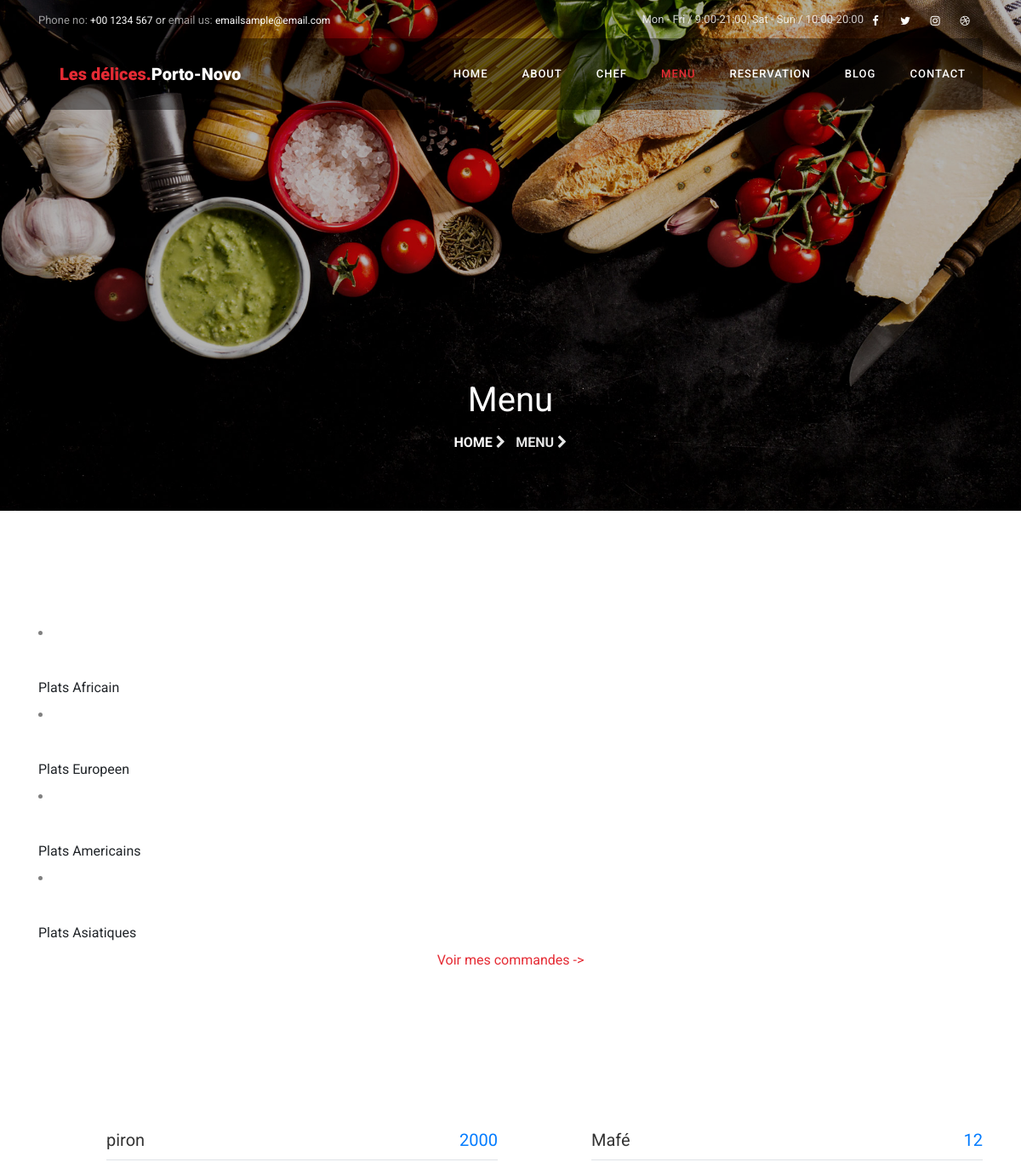
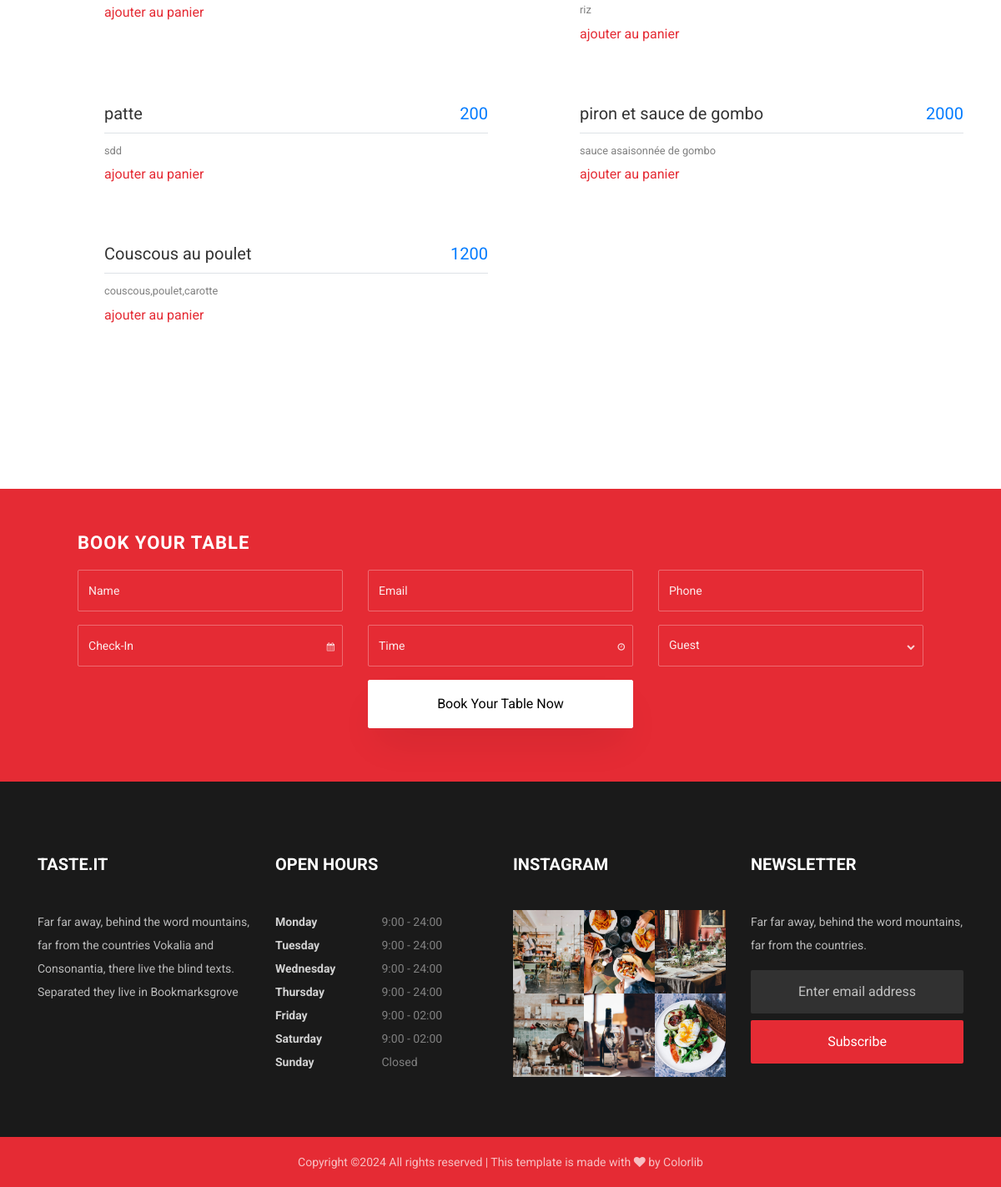
The app's page /menu.php?cat=3 with its own data (2 pictures, top to bottom).
### tables this page shows
CREATE TABLE `categorie` (
  `id` int(11) NOT NULL,
  `categorie` varchar(100) NOT NULL
);

CREATE TABLE `enregistrement` (
  `id` int(11) NOT NULL,
  `img` varchar(255) NOT NULL,
  `nom` varchar(25) NOT NULL,
  `descr` text NOT NULL,
  `prix` int(10) NOT NULL,
  `cat_id` int(11) NOT NULL
);

### menu.php (the view, shortened to what this page needs)
<?php
 require 'config.php';
 if (isset($_GET['cat'])) {
$cat = $_GET['cat'];
      $plats= $bd->query("SELECT * FROM enregistrement WHERE cat_id = $cat")->fetchAll();
 }else{
    $plats= $bd->query("SELECT * FROM enregistrement")->fetchAll();
 }
 $categorie = $bd -> query("SELECT * FROM categorie")->fetchAll();
?>
<!DOCTYPE html>
<html lang="en">
<head>
	<link rel="stylesheet" href="https://stackpath.bootstrapcdn.com/font-awesome/4.7.0/css/font-awesome.min.css">
	<link rel="stylesheet" href="css/animate.css">
	<link rel="stylesheet" href="css/owl.carousel.min.css">
	<link rel="stylesheet" href="css/owl.theme.default.min.css">
	<link rel="stylesheet" href="css/magnific-popup.css">
	<link rel="stylesheet" href="css/bootstrap-datepicker.css">
	<link rel="stylesheet" href="css/jquery.timepicker.css">
	<link rel="stylesheet" href="css/flaticon.css">
	<link rel="stylesheet" href="css/style.css">
</head>
<body>
	<div class="wrap">
		<div class="container">
			<div class="row justify-content-between">
				<div class="col-12 col-md d-flex align-items-center">
					<p class="mb-0 phone"><span class="mailus">Phone no:</span> <a href="#">+00 1234 567</a> or <span class="mailus">email us:</span> <a href="#">emailsample@email.com</a></p>
				</div>
				<div class="col-12 col-md d-flex justify-content-md-end">
					<p class="mb-0">Mon - Fri / 9:00-21:00, Sat - Sun / 10:00-20:00</p>
					<div class="social-media">
						<p class="mb-0 d-flex">
							<a href="#" class="d-flex align-items-center justify-content-center"><span class="fa fa-facebook"><i class="sr-only">Facebook</i></span></a>
							<a href="#" class="d-flex align-items-center justify-content-center"><span class="fa fa-twitter"><i class="sr-only">Twitter</i></span></a>
							<a href="#" class="d-flex align-items-center justify-content-center"><span class="fa fa-instagram"><i class="sr-only">Instagram</i></span></a>
							<a href="#" class="d-flex align-items-center justify-content-center"><span class="fa fa-dribbble"><i class="sr-only">Dribbble</i></span></a>
						</p>
					</div>
				</div>
			</div>
		</div>
	</div>
	<nav class="navbar navbar-expand-lg navbar-dark ftco_navbar bg-dark ftco-navbar-light" id="ftco-navbar">
		<div class="container">
			<a class="navbar-brand" href="index.php">Les délices.<span>Porto-Novo</span></a>
			<div class="collapse navbar-collapse" id="ftco-nav">
				<ul class="navbar-nav ml-auto">
					<li class="nav-item"><a href="index.php" class="nav-link">Home</a></li>
					<li class="nav-item"><a href="about.php" class="nav-link">About</a></li>
					<li class="nav-item"><a href="chef.php" class="nav-link">Chef</a></li>
					<li class="nav-item active"><a href="menu.php" class="nav-link">Menu</a></li>
					<li class="nav-item"><a href="reservation.php" class="nav-link">Reservation</a></li>
					<li class="nav-item"><a href="blog.php" class="nav-link">Blog</a></li>
					<li class="nav-item"><a href="contact.php" class="nav-link">Contact</a></li>
				</ul>
			</div>
		</div>
	</nav>
	<section class="hero-wrap hero-wrap-2" style="background-image: url('images/bg_5.jpg');" data-stellar-background-ratio="0.5">
		<div class="overlay"></div>
		<div class="container">
			<div class="row no-gutters slider-text align-items-end justify-content-center">
				<div class="col-md-9 ftco-animate text-center mb-5">
					<h1 class="mb-2 bread">Menu</h1>
					<p class="breadcrumbs"><span class="mr-2"><a href="index.php">Home <i class="fa fa-chevron-right"></i></a></span> <span>Menu <i class="fa fa-chevron-right"></i></span></p>
				</div>
			</div>
		</div>
	</section>
	<section class="ftco-section">
		<div class="container">
		<?php
                          foreach ($categorie as $cat):
                        ?>
                        <li class="nav-item" >
                            <a class="d-flex align-items-center text-start mx-3 pb-3" data-bs-toggle="pill" href="">
                                <div class="ps-3">
                                    <a href="menu.php?cat=<?= $cat->id?>" style="cursor : pointer" class="text-body" data-filter=""><?= $cat->categorie?></a>
                                </div>
                            </a>
                        </li>
                        <?php
                          endforeach
                        ?>
		<center><a href="./listepanier.php">Voir mes commandes -></a></center>
			<div class="row justify-content-center mb-5 pb-2">
			</div>
		<div class="tab-content">
                        <div id="tab-1" class="tab-pane fade show p-0 active">
                            <div class="row g-4">
                            <?php
                          foreach ($plats as $plat):
                        ?>
                               <div class="col-lg-6">
                                    <div class="d-flex align-items-center">
                                        <div class="w-100 d-flex flex-column text-start ps-4">
                                            <h5 class="d-flex justify-content-between border-bottom pb-2">
                                                <span><?=$plat->nom?></span>
                                                <span class="text-primary"><?=$plat->prix?></span>
                                            </h5>
                                            <small class="fst-italic"><?=$plat->descr?></small>
                                            <a href="panier.php?id=<?=$plat->id?>">ajouter au panier</a> <br>  <br>
                                        </div>
                                    </div>
                                </div>
                                <?php
                          endforeach
                        ?>
		</div>
	</section>
	<section class="ftco-section ftco-wrap-about bg-primary ftco-no-pb ftco-no-pt">
		<div class="container">
			<div class="row no-gutters">
				<div class="col-sm-12 p-4 p-md-5 d-flex align-items-center justify-content-center bg-primary">
					<form action="#" class="appointment-form">
						<h3 class="mb-3">Book your Table</h3>
						<div class="row justify-content-center">
							<div class="col-md-4">
								<div class="form-group">
									<input type="name" class="form-control" placeholder="Name">
								</div>
							</div>
							<div class="col-md-4">
								<div class="form-group">
									<input type="email" class="form-control" placeholder="Email">
								</div>
							</div>
							<div class="col-md-4">
								<div class="form-group">
									<input type="text" class="form-control" placeholder="Phone">
								</div>
							</div>
							<div class="col-md-4">
								<div class="form-group">
									<div class="input-wrap">
										<div class="icon"><span class="fa fa-calendar"></span></div>
										<input type="text" class="form-control book_date" placeholder="Check-In">
									</div>
								</div>
							</div>
							<div class="col-md-4">
								<div class="form-group">
									<div class="input-wrap">
										<div class="icon"><span class="fa fa-clock-o"></span></div>
										<input type="text" class="form-control book_time" placeholder="Time">
									</div>
								</div>
							</div>
							<div class="col-md-4">
								<div class="form-group">
									<div class="form-field">
										<div class="select-wrap">
											<div class="icon"><span class="fa fa-chevron-down"></span></div>
											<select name="" id="" class="form-control">
												<option value="">Guest</option>
											</select>
										</div>
									</div>
								</div>
							</div>
							<div class="col-md-4">
								<div class="form-group">
									<input type="submit" value="Book Your Table Now" class="btn btn-white py-3 px-4">
								</div>
							</div>
						</div>
					</form>
				</div>
			</div>
		</div>
	</section>
	<footer class="ftco-footer ftco-no-pb ftco-section">
		<div class="container">
			<div class="row mb-5">
				<div class="col-md-6 col-lg-3">
					<div class="ftco-footer-widget mb-4">
						<h2 class="ftco-heading-2">Taste.it</h2>
						<p>Far far away, behind the word mountains, far from the countries Vokalia and Consonantia, there live the blind texts. Separated they live in Bookmarksgrove</p>
						<ul class="ftco-footer-social list-unstyled float-md-left float-lft mt-3">
						</ul>
					</div>
				</div>
				<div class="col-md-6 col-lg-3">
					<div class="ftco-footer-widget mb-4">
						<h2 class="ftco-heading-2">Open Hours</h2>
						<ul class="list-unstyled open-hours">
							<li class="d-flex"><span>Monday</span><span>9:00 - 24:00</span></li>
							<li class="d-flex"><span>Tuesday</span><span>9:00 - 24:00</span></li>
							<li class="d-flex"><span>Wednesday</span><span>9:00 - 24:00</span></li>
							<li class="d-flex"><span>Thursday</span><span>9:00 - 24:00</span></li>
							<li class="d-flex"><span>Friday</span><span>9:00 - 02:00</span></li>
							<li class="d-flex"><span>Saturday</span><span>9:00 - 02:00</span></li>
							<li class="d-flex"><span>Sunday</span><span> Closed</span></li>
						</ul>
					</div>
				</div>
				<div class="col-md-6 col-lg-3">
					<div class="ftco-footer-widget mb-4">
						<h2 class="ftco-heading-2">Instagram</h2>
						<div class="thumb d-sm-flex">
							<a href="#" class="thumb-menu img" style="background-image: url(images/insta-1.jpg);">
							</a>
							<a href="#" class="thumb-menu img" style="background-image: url(images/insta-2.jpg);">
							</a>
							<a href="#" class="thumb-menu img" style="background-image: url(images/insta-3.jpg);">
							</a>
						</div>
						<div class="thumb d-flex">
							<a href="#" class="thumb-menu img" style="background-image: url(images/insta-4.jpg);">
							</a>
							<a href="#" class="thumb-menu img" style="background-image: url(images/insta-5.jpg);">
							</a>
							<a href="#" class="thumb-menu img" style="background-image: url(images/insta-6.jpg);">
							</a>
						</div>
					</div>
				</div>
				<div class="col-md-6 col-lg-3">
					<div class="ftco-footer-widget mb-4">
						<h2 class="ftco-heading-2">Newsletter</h2>
						<p>Far far away, behind the word mountains, far from the countries.</p>
						<form action="#" class="subscribe-form">
							<div class="form-group">
								<input type="text" class="form-control mb-2 text-center" placeholder="Enter email address">
								<input type="submit" value="Subscribe" class="form-control submit px-3">
							</div>
						</form>
					</div>
				</div>
			</div>
		</div>
		<div class="container-fluid px-0 bg-primary py-3">
			<div class="row no-gutters">
				<div class="col-md-12 text-center">
					<p class="mb-0">
						Copyright &copy;<script>document.write(new Date().getFullYear());</script> All rights reserved | This template is made with <i class="fa fa-heart" aria-hidden="true"></i> by <a href="https://colorlib.com" target="_blank">Colorlib</a>
						</p>
					</div>
				</div>
			</div>
		</footer>
	</body>
	</html>

### records on screen
categorie: categorie "Plats Africain"
categorie: categorie "Plats Europeen"
categorie: categorie "Plats Americains"
categorie: categorie "Plats Asiatiques"
enregistrement: nom "piron", prix "2000"
enregistrement: nom "Mafé", prix "12", descr "riz"
enregistrement: nom "patte", prix "200", descr "sdd"
enregistrement: nom "piron et sauce de gombo", prix "2000", descr "sauce asaisonnée de gombo"
enregistrement: nom "Couscous au poulet", prix "1200", descr "couscous,poulet,carotte"
